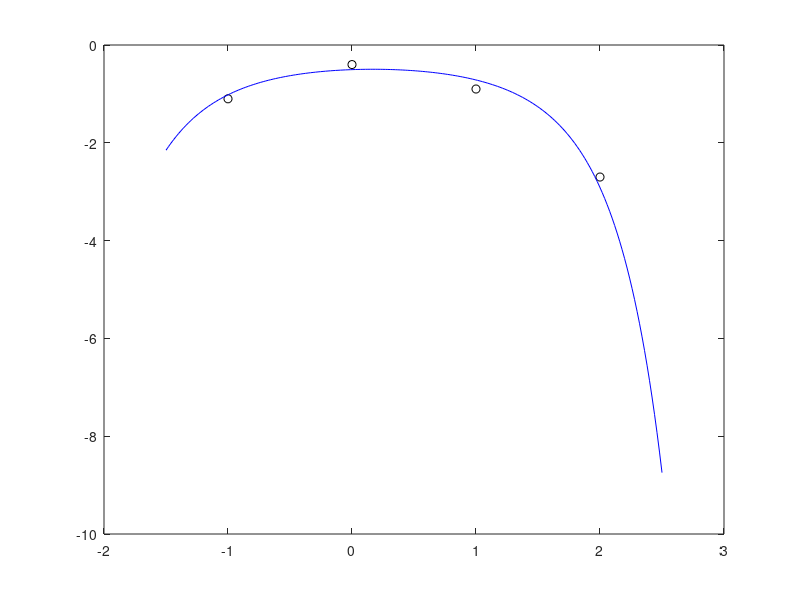

This figure's MATLAB source:
x = [-1; 0; 1; 2];
y = [-1.1; -0.4; -0.9; -2.7];

% -y = exp(a*x^2 + bx + c);
% ln(-y) = ln(-exp(a*x^2 + bx + c))
% ln(-y) = ln(exp)* (a*x^2 + bx + c)
% ln(-y) =  1 * (a*x^2 + bx + c)
% ln(-y) =  (a*x^2 + bx + c)

Y = log(-y);

p = polyfit(x,Y,2);

a = p(1);
b = p(2);
c = p(3);

t = linspace(-1.5,2.5,200);
y_orig = -exp(a.*t.^2 + b.*t +c);

plot(x,y,'ko'); hold on;
plot(t, y_orig, 'b');
